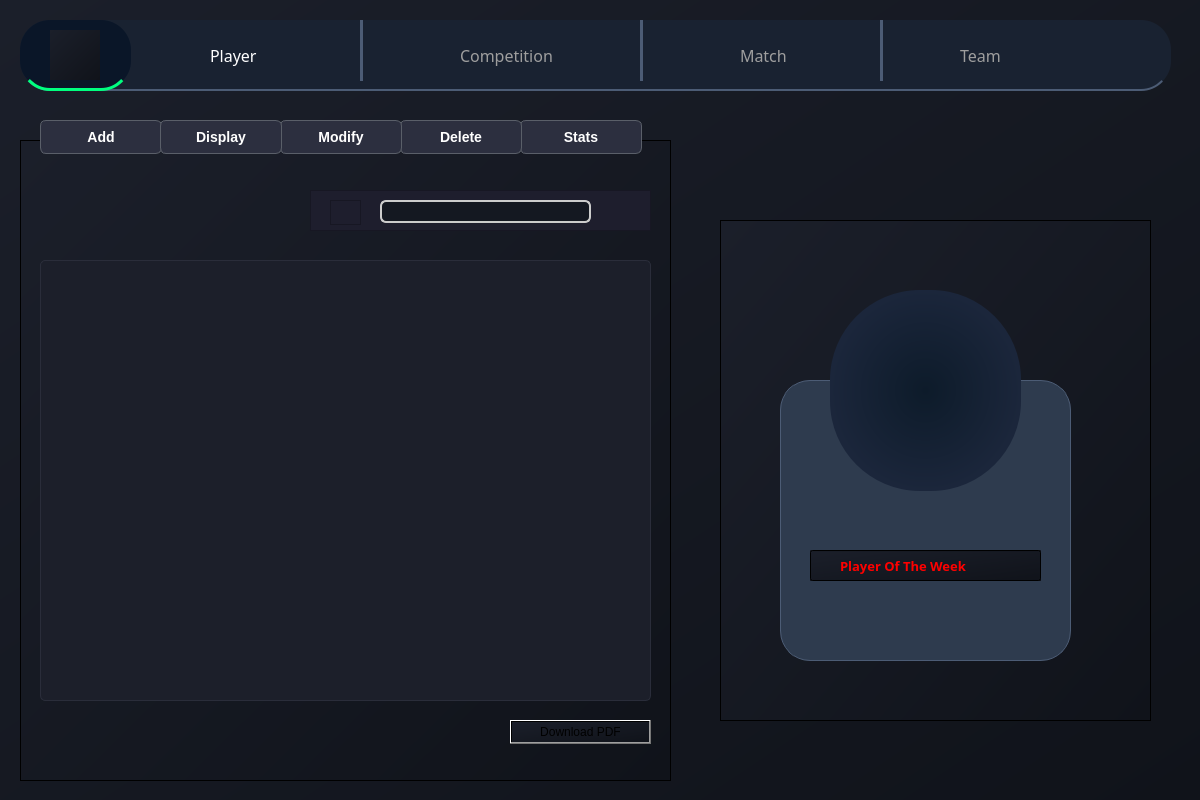
<?xml version="1.0" encoding="UTF-8"?>
<ui version="4.0">
 <class>Form</class>
 <widget class="QWidget" name="Form">
  <property name="geometry">
   <rect>
    <x>0</x>
    <y>0</y>
    <width>1200</width>
    <height>800</height>
   </rect>
  </property>
  <property name="font">
   <font>
    <pointsize>10</pointsize>
   </font>
  </property>
  <property name="windowTitle">
   <string>Form</string>
  </property>
  <property name="styleSheet">
   <string notr="true">background: qlineargradient(x1:0, y1:0, x2:1, y2:1, stop:0 #1b1f2a, stop:1 #10131a);
</string>
  </property>
  <widget class="QLabel" name="dashboard_2">
   <property name="geometry">
    <rect>
     <x>210</x>
     <y>40</y>
     <width>71</width>
     <height>31</height>
    </rect>
   </property>
   <property name="font">
    <font>
     <family>Franklin Gothic Book</family>
     <pointsize>12</pointsize>
     <fontweight>Thin</fontweight>
    </font>
   </property>
   <property name="styleSheet">
    <string notr="true">background-color: transparent;
color: rgb(255, 255, 255);</string>
   </property>
   <property name="text">
    <string>Player</string>
   </property>
  </widget>
  <widget class="Line" name="line_2">
   <property name="geometry">
    <rect>
     <x>640</x>
     <y>20</y>
     <width>3</width>
     <height>61</height>
    </rect>
   </property>
   <property name="styleSheet">
    <string notr="true">border: 2px solid #4C5C75;</string>
   </property>
   <property name="orientation">
    <enum>Qt::Orientation::Vertical</enum>
   </property>
  </widget>
  <widget class="QListWidget" name="menu">
   <property name="geometry">
    <rect>
     <x>20</x>
     <y>20</y>
     <width>1151</width>
     <height>71</height>
    </rect>
   </property>
   <property name="styleSheet">
    <string notr="true">background: #192231;
color: #D3D3D3;
border-bottom: 2px solid #4C5C75;

border-radius: 30px;

</string>
   </property>
  </widget>
  <widget class="Line" name="line_3">
   <property name="geometry">
    <rect>
     <x>880</x>
     <y>20</y>
     <width>3</width>
     <height>61</height>
    </rect>
   </property>
   <property name="styleSheet">
    <string notr="true">border: 2px solid #4C5C75;</string>
   </property>
   <property name="orientation">
    <enum>Qt::Orientation::Vertical</enum>
   </property>
  </widget>
  <widget class="QLabel" name="label_4">
   <property name="geometry">
    <rect>
     <x>1120</x>
     <y>40</y>
     <width>40</width>
     <height>40</height>
    </rect>
   </property>
   <property name="styleSheet">
    <string notr="true">background-color:transparent;</string>
   </property>
   <property name="text">
    <string/>
   </property>
   <property name="pixmap">
    <pixmap>user.png</pixmap>
   </property>
   <property name="scaledContents">
    <bool>true</bool>
   </property>
  </widget>
  <widget class="QLabel" name="dashboard_3">
   <property name="geometry">
    <rect>
     <x>740</x>
     <y>40</y>
     <width>71</width>
     <height>31</height>
    </rect>
   </property>
   <property name="font">
    <font>
     <family>Franklin Gothic Book</family>
     <pointsize>12</pointsize>
     <fontweight>Thin</fontweight>
    </font>
   </property>
   <property name="styleSheet">
    <string notr="true">background-color: transparent;
color: rgb(158, 158, 158);</string>
   </property>
   <property name="text">
    <string>Match</string>
   </property>
  </widget>
  <widget class="QLabel" name="dashboard_7">
   <property name="geometry">
    <rect>
     <x>460</x>
     <y>40</y>
     <width>131</width>
     <height>31</height>
    </rect>
   </property>
   <property name="font">
    <font>
     <family>Franklin Gothic Book</family>
     <pointsize>12</pointsize>
     <fontweight>Thin</fontweight>
    </font>
   </property>
   <property name="styleSheet">
    <string notr="true">background-color: transparent;
color: rgb(158, 158, 158);</string>
   </property>
   <property name="text">
    <string>Competition</string>
   </property>
  </widget>
  <widget class="QLabel" name="dashboard_4">
   <property name="geometry">
    <rect>
     <x>960</x>
     <y>40</y>
     <width>61</width>
     <height>31</height>
    </rect>
   </property>
   <property name="font">
    <font>
     <family>Franklin Gothic Book</family>
     <pointsize>12</pointsize>
     <fontweight>Thin</fontweight>
    </font>
   </property>
   <property name="styleSheet">
    <string notr="true">background-color: transparent;
color: rgb(158, 158, 158);</string>
   </property>
   <property name="text">
    <string>Team</string>
   </property>
  </widget>
  <widget class="QLabel" name="label">
   <property name="geometry">
    <rect>
     <x>50</x>
     <y>30</y>
     <width>50</width>
     <height>50</height>
    </rect>
   </property>
   <property name="text">
    <string/>
   </property>
   <property name="pixmap">
    <pixmap>../../../../../Pictures/proj QT/logo football.png</pixmap>
   </property>
   <property name="scaledContents">
    <bool>true</bool>
   </property>
  </widget>
  <widget class="Line" name="line">
   <property name="geometry">
    <rect>
     <x>360</x>
     <y>20</y>
     <width>3</width>
     <height>61</height>
    </rect>
   </property>
   <property name="styleSheet">
    <string notr="true">color: rgb(40, 40, 40);
border: 2px solid #4C5C75;</string>
   </property>
   <property name="orientation">
    <enum>Qt::Orientation::Vertical</enum>
   </property>
  </widget>
  <widget class="QLabel" name="label_3">
   <property name="geometry">
    <rect>
     <x>1110</x>
     <y>40</y>
     <width>40</width>
     <height>40</height>
    </rect>
   </property>
   <property name="styleSheet">
    <string notr="true">background-color: transparent;</string>
   </property>
   <property name="text">
    <string/>
   </property>
   <property name="pixmap">
    <pixmap>../../../../../Pictures/icons/user.png</pixmap>
   </property>
   <property name="scaledContents">
    <bool>true</bool>
   </property>
  </widget>
  <widget class="QListWidget" name="menu_2">
   <property name="geometry">
    <rect>
     <x>20</x>
     <y>20</y>
     <width>111</width>
     <height>71</height>
    </rect>
   </property>
   <property name="styleSheet">
    <string notr="true">background: #0A1628;
color: #FFFFFF;
border-bottom: 3px solid #00FF7F;

border-radius: 30px;

</string>
   </property>
  </widget>
  <widget class="QLabel" name="label_17">
   <property name="geometry">
    <rect>
     <x>1110</x>
     <y>40</y>
     <width>30</width>
     <height>30</height>
    </rect>
   </property>
   <property name="styleSheet">
    <string notr="true">background-color:transparent;</string>
   </property>
   <property name="text">
    <string/>
   </property>
   <property name="pixmap">
    <pixmap>../../../../../Pictures/proj QT/user.png</pixmap>
   </property>
   <property name="scaledContents">
    <bool>true</bool>
   </property>
  </widget>
  <widget class="QFrame" name="frame_6">
   <property name="geometry">
    <rect>
     <x>20</x>
     <y>140</y>
     <width>651</width>
     <height>641</height>
    </rect>
   </property>
   <property name="frameShape">
    <enum>QFrame::Shape::StyledPanel</enum>
   </property>
   <property name="frameShadow">
    <enum>QFrame::Shadow::Raised</enum>
   </property>
   <widget class="QFrame" name="frame_2">
    <property name="geometry">
     <rect>
      <x>290</x>
      <y>50</y>
      <width>341</width>
      <height>41</height>
     </rect>
    </property>
    <property name="styleSheet">
     <string notr="true">    background-color: #1E1E2D;  /* Dark matte background */


 

</string>
    </property>
    <property name="frameShape">
     <enum>QFrame::Shape::StyledPanel</enum>
    </property>
    <property name="frameShadow">
     <enum>QFrame::Shadow::Raised</enum>
    </property>
    <widget class="QLineEdit" name="lineEdit_7">
     <property name="geometry">
      <rect>
       <x>70</x>
       <y>10</y>
       <width>211</width>
       <height>23</height>
      </rect>
     </property>
     <property name="styleSheet">
      <string notr="true">    background-color: #141821;  /* Slightly lighter for contrast */
    border: 2px solid #cccccc;  /* Keep borders subtle */
    border-radius: 6px;
    padding: 6px 10px;
    font-size: 14px;
    color: white;</string>
     </property>
    </widget>
    <widget class="QLabel" name="label_5">
     <property name="geometry">
      <rect>
       <x>300</x>
       <y>20</y>
       <width>18</width>
       <height>18</height>
      </rect>
     </property>
     <property name="text">
      <string/>
     </property>
     <property name="pixmap">
      <pixmap>../../../../../Pictures/proj QT/trier.png</pixmap>
     </property>
     <property name="scaledContents">
      <bool>true</bool>
     </property>
    </widget>
    <widget class="QFrame" name="frame">
     <property name="geometry">
      <rect>
       <x>20</x>
       <y>10</y>
       <width>31</width>
       <height>25</height>
      </rect>
     </property>
     <property name="frameShape">
      <enum>QFrame::Shape::StyledPanel</enum>
     </property>
     <property name="frameShadow">
      <enum>QFrame::Shadow::Raised</enum>
     </property>
     <widget class="QLabel" name="label_16">
      <property name="geometry">
       <rect>
        <x>10</x>
        <y>10</y>
        <width>11</width>
        <height>11</height>
       </rect>
      </property>
      <property name="text">
       <string/>
      </property>
      <property name="pixmap">
       <pixmap>../../../../../Pictures/proj QT/search.png</pixmap>
      </property>
      <property name="scaledContents">
       <bool>true</bool>
      </property>
     </widget>
    </widget>
    <zorder>frame</zorder>
    <zorder>lineEdit_7</zorder>
    <zorder>label_5</zorder>
   </widget>
   <widget class="QTableView" name="tableView">
    <property name="geometry">
     <rect>
      <x>20</x>
      <y>120</y>
      <width>611</width>
      <height>441</height>
     </rect>
    </property>
    <property name="styleSheet">
     <string notr="true">/* Style for the specific QTableView named tableView */
#tableView {
    background-color: #1C1F2A; /* Matches the dark background of your UI */
    border: 1px solid #2A2D3A; /* Subtle border for definition */
    border-radius: 5px; /* Rounded corners to match your UI */
    color: white; /* White text for readability on dark background */
    gridline-color: #2A2D3A; /* Dark grid lines for better visibility */
    selection-background-color: #4A5970; /* Slightly lighter blue-gray for selected rows */
    selection-color: white; /* White text for selected items */
    alternate-background-color: #192231; /* Alternate row color for better readability */
}

/* Style for headers (horizontal and vertical) of tableView */
#tableView QHeaderView::section {
    background-color: #2E3B4E; /* Slightly lighter header background */
    border: 1px solid #4C5C75; /* Matching border color from your UI */
    border-radius: 3px; /* Subtle rounding */
    color: white; /* White text for headers */
    padding: 5px; /* Padding for better spacing */
    font-weight: bold; /* Bold headers for emphasis */
    margin: 0px; /* Remove extra margins */
}

/* Style for items (cells) in tableView */
#tableView::item {
    padding: 5px; /* Padding inside cells */
}

/* Style for scroll bars of tableView */
#tableView::verticalScrollBar, #tableView::horizontalScrollBar {
    background-color: #1C1F2A; /* Dark background for scroll bars */
    width: 15px; /* Width of vertical scroll bar */
    height: 15px; /* Height of horizontal scroll bar */
}

#tableView QScrollBar::handle:vertical, #tableView QScrollBar::handle:horizontal {
    background-color: #4C5C75; /* Scroll handle color matching your UI lines */
    border-radius: 7px; /* Rounded scroll handle */
    min-height: 20px;
    min-width: 20px;
}

#tableView QScrollBar::add-line, #tableView QScrollBar::sub-line {
    background: none; /* Remove arrows */
    border: none;
}

#tableView QScrollBar::add-page, #tableView QScrollBar::sub-page {
    background: none; /* Transparent background for scroll areas */
}

/* Focus frame (when an item in tableView is focused) */
#tableView:focus {
    border: 2px solid #00FF7F; /* Green outline for focus, matching your logo */
}

/* Disabled state for tableView */
#tableView:disabled {
    color: #808080; /* Gray text for disabled state */
    background-color: #151A24; /* Slightly darker background for disabled state */
}</string>
    </property>
   </widget>
   <widget class="QPushButton" name="pushButton">
    <property name="geometry">
     <rect>
      <x>490</x>
      <y>580</y>
      <width>141</width>
      <height>24</height>
     </rect>
    </property>
    <property name="text">
     <string>Download PDF</string>
    </property>
   </widget>
  </widget>
  <widget class="QPushButton" name="pushButton_5">
   <property name="geometry">
    <rect>
     <x>40</x>
     <y>120</y>
     <width>122</width>
     <height>34</height>
    </rect>
   </property>
   <property name="styleSheet">
    <string notr="true">background-color: #2C2F3F;  /* Elegant dark background */
    color: white;
    font-size: 14px;
    font-weight: bold;
    border: 1px solid #5A5F69;
    border-radius: 6px;
    padding: 8px 15px;
    min-width: 90px;
    transition: all 0.3s ease-in-out;</string>
   </property>
   <property name="text">
    <string>Add</string>
   </property>
  </widget>
  <widget class="QFrame" name="frame_3">
   <property name="geometry">
    <rect>
     <x>720</x>
     <y>220</y>
     <width>431</width>
     <height>501</height>
    </rect>
   </property>
   <property name="frameShape">
    <enum>QFrame::Shape::StyledPanel</enum>
   </property>
   <property name="frameShadow">
    <enum>QFrame::Shadow::Raised</enum>
   </property>
   <widget class="QListWidget" name="azer">
    <property name="geometry">
     <rect>
      <x>60</x>
      <y>160</y>
      <width>291</width>
      <height>281</height>
     </rect>
    </property>
    <property name="styleSheet">
     <string notr="true">background: #2E3B4E;
border: 1px solid #4C5C75;

border-radius: 30px;

</string>
    </property>
   </widget>
   <widget class="QListWidget" name="listWidget_2">
    <property name="geometry">
     <rect>
      <x>110</x>
      <y>70</y>
      <width>191</width>
      <height>201</height>
     </rect>
    </property>
    <property name="styleSheet">
     <string notr="true">border-radius: 90px;
background-color: qradialgradient(spread:pad, cx:0.5, cy:0.5, radius:0.5, fx:0.5, fy:0.5, stop:0 rgba(13, 27, 42, 255), stop:1 rgba(27, 38, 59, 255));</string>
    </property>
   </widget>
   <widget class="QLabel" name="dashboard_6">
    <property name="geometry">
     <rect>
      <x>120</x>
      <y>330</y>
      <width>171</width>
      <height>31</height>
     </rect>
    </property>
    <property name="font">
     <font>
      <family>Sans Serif Collection</family>
      <pointsize>10</pointsize>
      <bold>true</bold>
     </font>
    </property>
    <property name="styleSheet">
     <string notr="true">background-color: transparent;
    color: red;
    font-weight: bold;
    text-shadow: 0px 0px 8px rgba(255, 215, 0, 0.8); /* Gold glow */
</string>
    </property>
    <property name="text">
     <string>Player Of The Week</string>
    </property>
   </widget>
   <widget class="QLineEdit" name="lineEdit">
    <property name="geometry">
     <rect>
      <x>90</x>
      <y>330</y>
      <width>231</width>
      <height>31</height>
     </rect>
    </property>
   </widget>
   <widget class="QLabel" name="label_6">
    <property name="geometry">
     <rect>
      <x>0</x>
      <y>10</y>
      <width>461</width>
      <height>271</height>
     </rect>
    </property>
    <property name="styleSheet">
     <string notr="true">background-color: transparent;</string>
    </property>
    <property name="text">
     <string/>
    </property>
    <property name="pixmap">
     <pixmap>../../../../../../Downloads/Unazeaztitled-1.png</pixmap>
    </property>
    <property name="scaledContents">
     <bool>true</bool>
    </property>
   </widget>
   <zorder>azer</zorder>
   <zorder>lineEdit</zorder>
   <zorder>listWidget_2</zorder>
   <zorder>dashboard_6</zorder>
   <zorder>label_6</zorder>
  </widget>
  <widget class="QPushButton" name="pushButton_6">
   <property name="geometry">
    <rect>
     <x>520</x>
     <y>120</y>
     <width>122</width>
     <height>34</height>
    </rect>
   </property>
   <property name="styleSheet">
    <string notr="true">background-color: #2C2F3F;  /* Elegant dark background */
    color: white;
    font-size: 14px;
    font-weight: bold;
    border: 1px solid #5A5F69;
    border-radius: 6px;
    padding: 8px 15px;
    min-width: 90px;
    transition: all 0.3s ease-in-out;</string>
   </property>
   <property name="text">
    <string>Stats</string>
   </property>
  </widget>
  <widget class="QPushButton" name="pushButton_7">
   <property name="geometry">
    <rect>
     <x>400</x>
     <y>120</y>
     <width>122</width>
     <height>34</height>
    </rect>
   </property>
   <property name="styleSheet">
    <string notr="true">background-color: #2C2F3F;  /* Elegant dark background */
    color: white;
    font-size: 14px;
    font-weight: bold;
    border: 1px solid #5A5F69;
    border-radius: 6px;
    padding: 8px 15px;
    min-width: 90px;
    transition: all 0.3s ease-in-out;</string>
   </property>
   <property name="text">
    <string>Delete</string>
   </property>
  </widget>
  <widget class="QPushButton" name="pushButton_8">
   <property name="geometry">
    <rect>
     <x>280</x>
     <y>120</y>
     <width>122</width>
     <height>34</height>
    </rect>
   </property>
   <property name="styleSheet">
    <string notr="true">background-color: #2C2F3F;  /* Elegant dark background */
    color: white;
    font-size: 14px;
    font-weight: bold;
    border: 1px solid #5A5F69;
    border-radius: 6px;
    padding: 8px 15px;
    min-width: 90px;
    transition: all 0.3s ease-in-out;</string>
   </property>
   <property name="text">
    <string>Modify</string>
   </property>
  </widget>
  <widget class="QPushButton" name="pushButton_9">
   <property name="geometry">
    <rect>
     <x>160</x>
     <y>120</y>
     <width>122</width>
     <height>34</height>
    </rect>
   </property>
   <property name="styleSheet">
    <string notr="true">background-color: #2C2F3F;  /* Elegant dark background */
    color: white;
    font-size: 14px;
    font-weight: bold;
    border: 1px solid #5A5F69;
    border-radius: 6px;
    padding: 8px 15px;
    min-width: 90px;
    transition: all 0.3s ease-in-out;</string>
   </property>
   <property name="text">
    <string>Display</string>
   </property>
  </widget>
  <zorder>menu</zorder>
  <zorder>menu_2</zorder>
  <zorder>dashboard_2</zorder>
  <zorder>line_2</zorder>
  <zorder>line_3</zorder>
  <zorder>label_4</zorder>
  <zorder>dashboard_3</zorder>
  <zorder>dashboard_7</zorder>
  <zorder>dashboard_4</zorder>
  <zorder>line</zorder>
  <zorder>label_3</zorder>
  <zorder>label</zorder>
  <zorder>label_17</zorder>
  <zorder>frame_6</zorder>
  <zorder>pushButton_5</zorder>
  <zorder>frame_3</zorder>
  <zorder>pushButton_6</zorder>
  <zorder>pushButton_7</zorder>
  <zorder>pushButton_8</zorder>
  <zorder>pushButton_9</zorder>
 </widget>
 <resources/>
 <connections/>
</ui>
